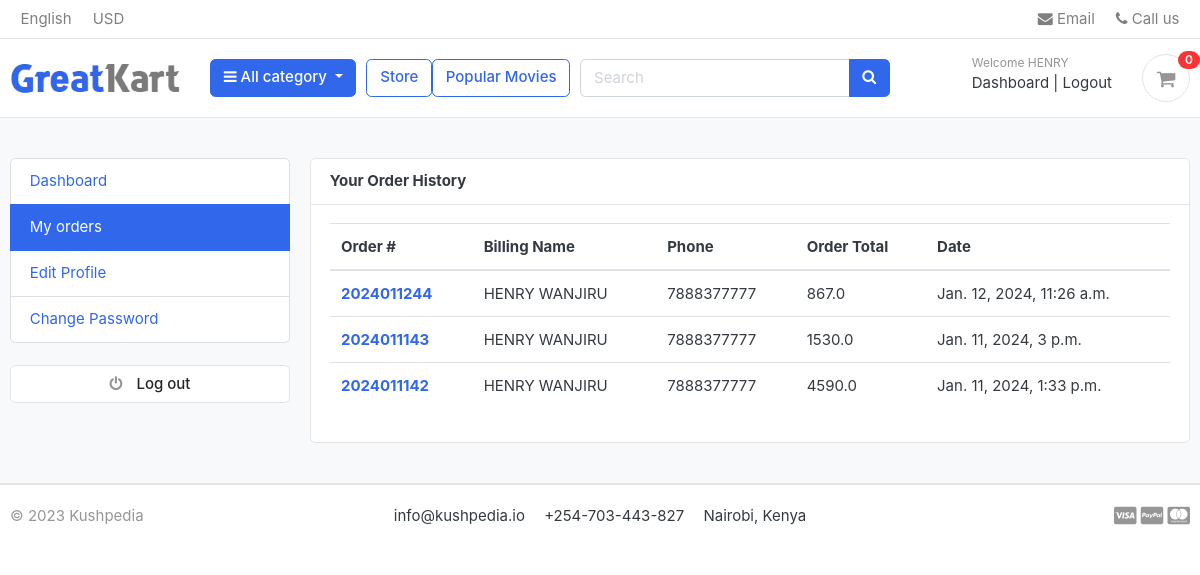
The app's page /accounts/my_orders/ (signed in), older data.
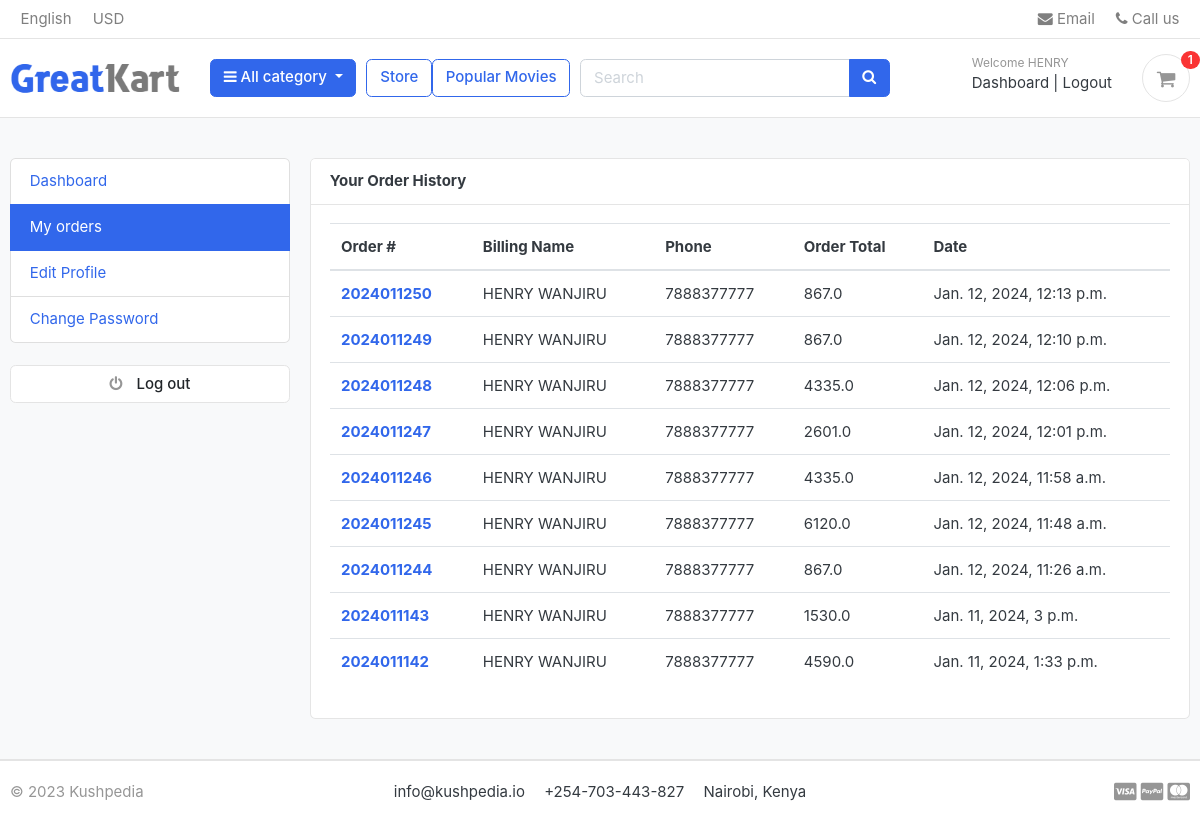
The same page, newer data.
### orders/models.py (models this page shows, shortened)
class Order(models.Model):
    STATUS = (
        ('New', 'New'),
        ('Accepted', 'Accepted'),
        ('Completed', 'Completed'),
        ('Cancelled', 'Cancelled'),
    )
    user = models.ForeignKey(Account, on_delete=models.SET_NULL, null=True)
    payment = models.ForeignKey(Payment, on_delete=models.SET_NULL, blank=True, null=True)
    order_number = models.CharField(max_length=20)
    first_name = models.CharField(max_length=50)
    last_name = models.CharField(max_length=50)
    phone = models.CharField(max_length=15)
    email = models.EmailField(max_length=50)
    address_line_1 = models.CharField(max_length=50)
    address_line_2 = models.CharField(max_length=50, blank=True)
    country = models.CharField(max_length=50)
    state = models.CharField(max_length=50)
    city = models.CharField(max_length=50)
    order_note = models.CharField(max_length=100, blank=True)
    order_total = models.FloatField()
    tax = models.FloatField()
    status = models.CharField(max_length=10, choices=STATUS, default='New')
    ip = models.CharField(blank=True, max_length=20)
    is_ordered = models.BooleanField(default=False)
    created_at = models.DateTimeField(auto_now_add=True)
    updated_at = models.DateTimeField(auto_now=True)
    def full_name(self):
        return f'{self.first_name} {self.last_name}'

### accounts/views.py (the view)
# urls.py: path('my_orders/', views.my_orders, name="my_orders"),
def my_orders(request):
    orders = Order.objects.filter(user=request.user, is_ordered=True).order_by('-id')
    context = {
        'orders' : orders
    }
    return render(request, 'accounts/my_orders.html', context)

### carts/context_processors.py (called while the page is built)
def counter(request):
    cart_count = 0
    if 'admin' in request.path:
        return {}
    else:
        try:
            cart = Cart.objects.filter(cart_id=_cart_id(request))
            if request.user.is_authenticated:
                cart_items = CartItem.objects.all().filter(user = request.user)
            else:
                cart_items = CartItem.objects.all().filter(cart=cart[:1])
            for cart_item in cart_items:
                cart_count += cart_item.quantity
        except Cart.DoesNotExist:
            cart_count = 0
    return dict(cart_count = cart_count)

### carts/views.py (called while the page is built)
def _cart_id(request):
    cart = request.session.session_key
    if not cart:
        cart = request.session.create()
    return cart

### categoryApp/context_processors.py (called while the page is built)
def menu_links(request):
    links = Category.objects.all()
    return dict(links=links)

### categoryApp/models.py (called while the page is built)
    def get_url(self):
        return reverse('products_by_category', args=[self.slug])

### templates/accounts/my_orders.html (shortened to what this page needs)
{% extends 'base.html' %}
{% block content %}
<section class="section-conten padding-y bg">
    <div class="container">
        <div class="row">
        <aside class="col-md-3">
            {% include 'includes/dashboard_sidebar.html' %}
            <br>
        </aside>
        <main class="col-md-9">
            <article class="card">
            <header class="card-header">
                <strong class="d-inline-block mr-3">Your Order History</strong>
            </header>
            <div class="card-body">
                <div class="row">
                    <div class="col-md-12">
                        <table class="table table-hover">
                            <thead>
                            <tr>
                                <th scope="col">Order #</th>
                                <th scope="col">Billing Name</th>
                                <th scope="col">Phone</th>
                                <th scope="col">Order Total</th>
                                <th scope="col">Date</th>
                            </tr>
                            </thead>
                            <tbody>
                            {% for order in orders %}
                            <tr>
                                <th scope="row"><a href="{% url 'order_detail' order.order_number %}">{{order.order_number}}</a></th>
                                <td>{{order.full_name}}</td>
                                <td>{{order.phone}}</td>
                                <td>{{order.order_total}}</td>
                                <td>{{order.created_at}}</td>
                            </tr>
                            {% endfor %}
                            </tbody>
                        </table>
                    </div>
                </div>
            </div>
            </article>
        </main>
    </div>
    </div>
    </section>
{%endblock content %}

### templates/includes/navbar.html (shortened to what this page needs)
{% load static %}
<header class="section-header">
    <nav class="navbar p-md-0 navbar-expand-sm navbar-light border-bottom">
    <div class="container">
    <div class="collapse navbar-collapse" id="navbarTop4">
        <ul class="navbar-nav mr-auto">
        <li class="nav-item dropdown">
            <a href="#" class="nav-link">   English </a>
            </li>
            <li class="nav-item dropdown">
                <a href="#" class="nav-link"> USD </a>
            </li>
        </ul>
        <ul class="navbar-nav">
            <li><a href="#" class="nav-link"> <i class="fa fa-envelope"></i> Email </a></li>
            <li><a href="#" class="nav-link"> <i class="fa fa-phone"></i> Call us </a></li>
        </ul>
    </div>
    </div>
    </nav>
    <section class="header-main border-bottom">
        <div class="container">
    <div class="row align-items-center">
        <div class="col-lg-2 col-md-3 col-6">
            <a href="{% url 'home' %}" class="brand-wrap">
                <img class="logo" src="{% static './images/logo.png' %}">
            </a>
        </div>
        <div class="col-lg col-sm col-md col-6 flex-grow-0">
            <div class="category-wrap dropdown d-inline-block float-right">
                <button type="button" class="btn btn-primary dropdown-toggle" data-toggle="dropdown">
                    <i class="fa fa-bars"></i> All category
                </button>
            </div>
        </div>
        <a href="{% url 'store' %}" class="btn btn-outline-primary">Store</a>
        <a href="{% url 'popular_movies' %}" class="btn btn-outline-primary">Popular Movies</a>
        <div class="col-lg  col-md-6 col-sm-12 col">
            <form action="{% url 'search' %}" class="search" method="GET">
                <div class="input-group w-100">
                <input type="text" class="form-control" style="width:60%;" placeholder="Search" name="keyword">
                <div class="input-group-append">
                <button class="btn btn-primary" type="submit">
                <i class="fa fa-search"></i>
                </button>
                </div>
        </div>
            </form>
        </div>
        <div class="col-lg-3 col-sm-6 col-8 order-2 order-lg-3">
                    <div class="d-flex justify-content-end mb-3 mb-lg-0">
                        <div class="widget-header">
                            {% if user.id is not None %}
                            <small class="title text-muted">Welcome {{user.first_name}}</small>
                            <div>
                                <a href="{% url 'dashboard' %}">Dashboard</a> <span class="dark-transp"> | </span>
                                <a href="{% url 'logout' %}"> Logout</a>
                                {% else %}
                                <small class="title text-muted">Welcome guest!</small>
                                <div>
                                    <a href="{% url 'login' %}">Sign in</a> <span class="dark-transp"> | </span>
                                    <a href="{% url 'register' %}"> Register</a>
                                {% endif %}
                            </div>
                        </div>
                        <a href="{% url 'cart' %}" class="widget-header pl-3 ml-3">
                            <div class="icon icon-sm rounded-circle border"><i class="fa fa-shopping-cart"></i></div>
                            <span class="badge badge-pill badge-danger notify">{{cart_count}}</span>
                        </a>
                    </div>
                </div>
    </div>
        </div>
    </section>
    </header>

Row changes from the older to the newer data that the page shows:
added Order: order_number "2024011250", full_name "HENRY WANJIRU", phone "7888377777", order_total "867.0", created_at "Jan. 12, 2024, 12:13 p.m."
added Order: order_number "2024011249", full_name "HENRY WANJIRU", phone "7888377777", order_total "867.0", created_at "Jan. 12, 2024, 12:10 p.m."
added Order: order_number "2024011248", full_name "HENRY WANJIRU", phone "7888377777", order_total "4335.0", created_at "Jan. 12, 2024, 12:06 p.m."
added Order: order_number "2024011247", full_name "HENRY WANJIRU", phone "7888377777", order_total "2601.0", created_at "Jan. 12, 2024, 12:01 p.m."
added Order: order_number "2024011246", full_name "HENRY WANJIRU", phone "7888377777", order_total "4335.0", created_at "Jan. 12, 2024, 11:58 a.m."
added Order: order_number "2024011245", full_name "HENRY WANJIRU", phone "7888377777", order_total "6120.0", created_at "Jan. 12, 2024, 11:48 a.m."
Text that changed along with them:
{{ cart_count }}: "0" → "1"
